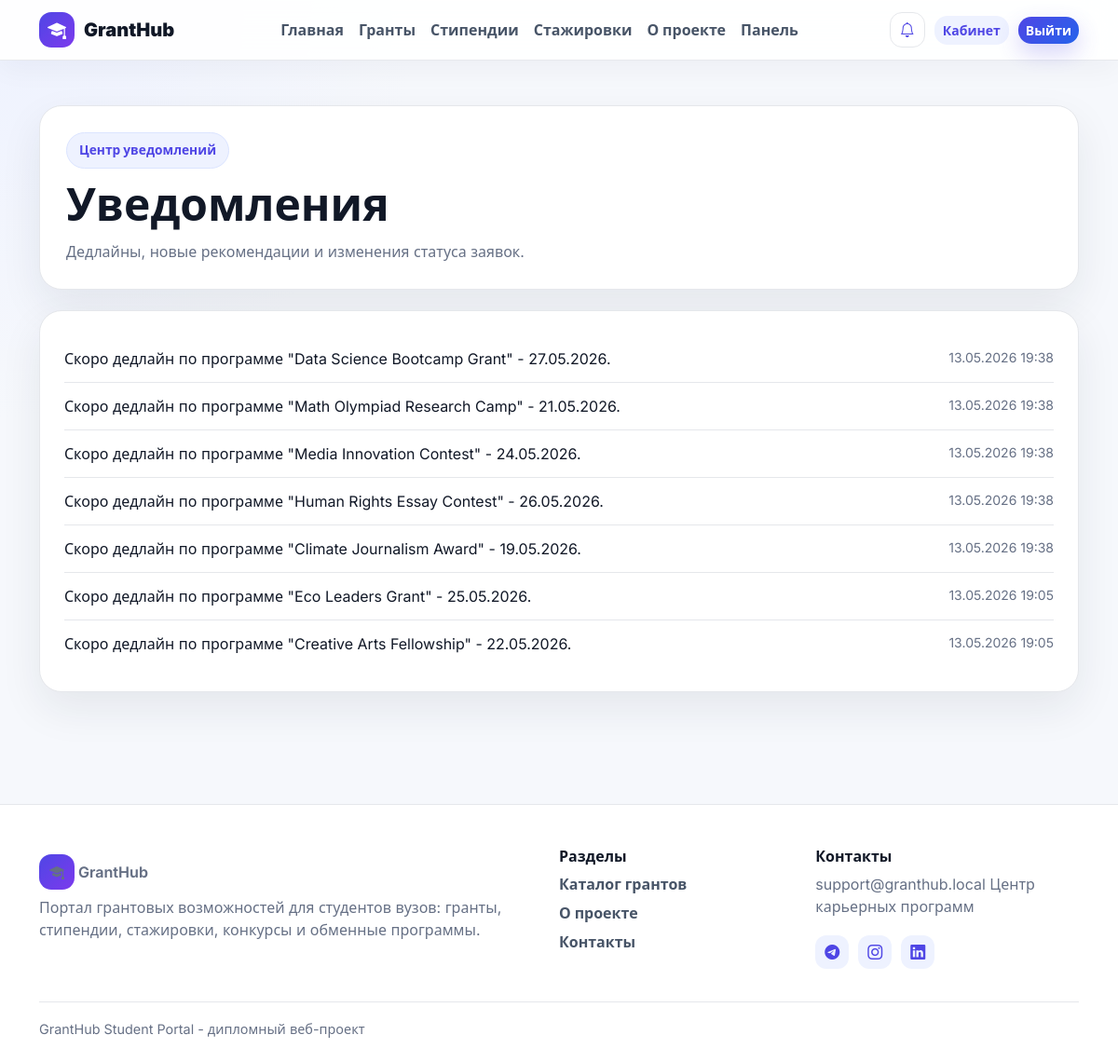
Page /notifications/ (signed in) on the committed database.
### portal/models.py (models this page shows, shortened)
class Notification(models.Model):
    user = models.ForeignKey(User, verbose_name='Пользователь', on_delete=models.CASCADE, related_name='notifications')
    message = models.CharField('Сообщение', max_length=255)
    is_read = models.BooleanField('Прочитано', default=False)
    created_at = models.DateTimeField('Создано', auto_now_add=True)
    class Meta:
        verbose_name = 'Уведомление'
        verbose_name_plural = 'Уведомления'
        ordering = ['-created_at']

### portal/views.py (the view)
# urls.py: path('notifications/', views.notifications, name='notifications'),
@login_required
def notifications(request):
    items = request.user.notifications.all()
    items.update(is_read=True)
    return render(request, 'portal/notifications.html', {'notifications': items})

### portal/templates/portal/notifications.html (shortened to what this page needs)
{% extends 'portal/base.html' %}
{% block content %}
<div class="container py-4 py-lg-5">
  <div class="catalog-hero">
    <span class="section-kicker">Центр уведомлений</span>
    <h1>Уведомления</h1>
    <p>Дедлайны, новые рекомендации и изменения статуса заявок.</p>
  </div>
  <div class="content-panel">
    {% for note in notifications %}<div class="notification-row"><span>{{ note.message }}</span><small>{{ note.created_at|date:"d.m.Y H:i" }}</small></div>{% empty %}<p class="text-secondary">Уведомлений нет.</p>{% endfor %}
  </div>
</div>
{% endblock %}

### portal/static/portal/css/styles.css (style rules this page uses)
:root { --primary: #4f46e5; --primary-dark: #3730a3; --primary-soft: #eef2ff; --blue: #2563eb; --violet: #7c3aed; --ink: #111827; --muted: #667085; --line: #e5e7eb; --surface: #ffffff; --page: #f6f8fc; --warning: #f97316; --success: #16a34a; --danger: #dc2626; --shadow: 0 18px 45px rgba(31, 41, 55, .08); }
* { letter-spacing: 0; }
body { min-height: 100vh; background: radial-gradient(circle at top left, #eef2ff 0, transparent 28rem), var(--page); color: var(--ink); font-family: Inter, system-ui, -apple-system, BlinkMacSystemFont, "Segoe UI", sans-serif; }
.eyebrow, .section-kicker { display: inline-flex; align-items: center; gap: 7px; color: var(--primary); background: var(--primary-soft); border: 1px solid #dbe4ff; border-radius: 999px; padding: 8px 13px; font-weight: 800; font-size: .86rem; }
.grant-card, .content-panel, .side-panel, .auth-box, .popular-card, .filter-sidebar, .catalog-toolbar, .catalog-hero, .profile-hero, .admin-hero, .stat-card { background: var(--surface); border: 1px solid var(--line); border-radius: 24px; box-shadow: var(--shadow); }
.catalog-hero { padding: 28px; margin-bottom: 22px; }
.catalog-hero h1, .profile-hero h1, .admin-hero h1, .detail-header h1 { font-size: clamp(2rem, 4vw, 3.8rem); font-weight: 900; margin: 10px 0; }
.catalog-hero p, .profile-hero p, .admin-hero p, .detail-header p { color: var(--muted); margin: 0; }
.content-panel, .side-panel, .auth-box { padding: 26px; }
.mini-row, .notification-row { display: flex; justify-content: space-between; gap: 12px; padding: 13px 0; border-bottom: 1px solid var(--line); color: var(--ink); }
.mini-row:last-child, .notification-row:last-child { border-bottom: 0; }
.mini-row small, .notification-row small { color: var(--muted); white-space: nowrap; }

### rows in the picture
Notification: message "Скоро дедлайн по программе \"Data Science Bootcamp Grant\" - 27.05.2026.", created_at "13.05.2026 19:38"
Notification: message "Скоро дедлайн по программе \"Math Olympiad Research Camp\" - 21.05.2026.", created_at "13.05.2026 19:38"
Notification: message "Скоро дедлайн по программе \"Media Innovation Contest\" - 24.05.2026.", created_at "13.05.2026 19:38"
Notification: message "Скоро дедлайн по программе \"Human Rights Essay Contest\" - 26.05.2026.", created_at "13.05.2026 19:38"
Notification: message "Скоро дедлайн по программе \"Climate Journalism Award\" - 19.05.2026.", created_at "13.05.2026 19:38"
Notification: message "Скоро дедлайн по программе \"Eco Leaders Grant\" - 25.05.2026.", created_at "13.05.2026 19:05"
Notification: message "Скоро дедлайн по программе \"Creative Arts Fellowship\" - 22.05.2026.", created_at "13.05.2026 19:05"
